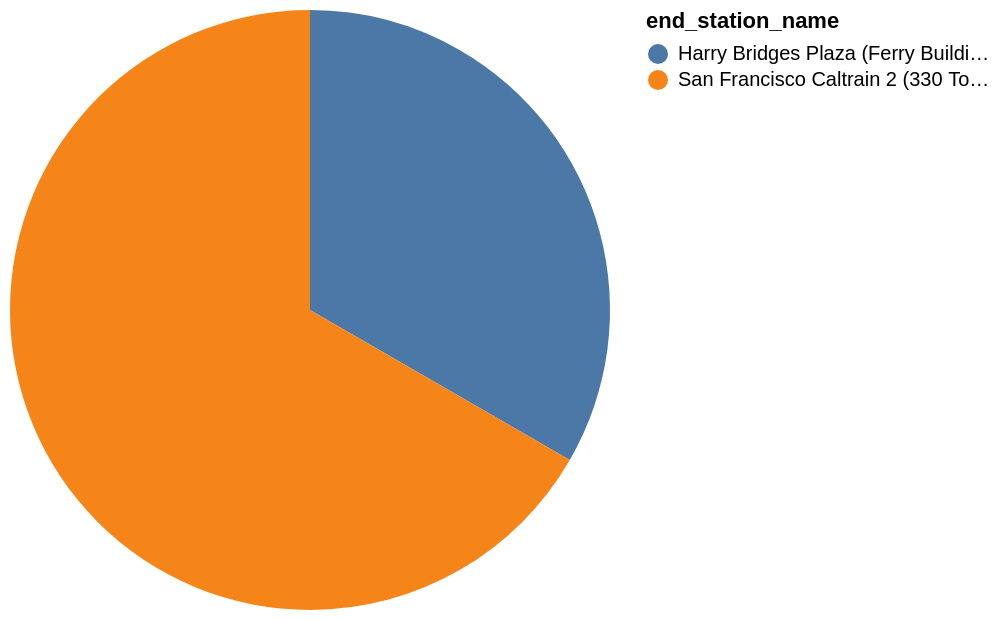

Source (Vega-Lite JSON):
### Vega-Lite specification from a JSON file in a GitHub repository (floating-point values rounded to 4 significant figures)
{"data": {"values": [{"x_data": "Harry Bridges Plaza (Ferry Building)", "y_data": 1}, {"x_data": "San Francisco Caltrain 2 (330 Townsend)", "y_data": 2}]}, "mark": "arc", "encoding": {"theta": {"field": "y_data", "type": "quantitative", "title": "COUNT(end_station_name)"}, "color": {"field": "x_data", "type": "nominal", "title": "end_station_name"}}}
